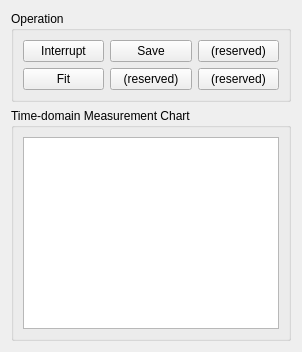
       <widget class="QWidget" name="tabODMRTime">
        <attribute name="title">
         <string>Time-domain Detecting</string>
        </attribute>
        <layout class="QVBoxLayout" name="verticalLayout_3">
         <item>
          <widget class="QGroupBox" name="groupBoxODMRTimeChartOperation">
           <property name="title">
            <string>Operation</string>
           </property>
           <layout class="QGridLayout" name="gridLayout_16">
            <item row="0" column="0">
             <widget class="QPushButton" name="pushButtonODMRTimeInterreupt">
              <property name="text">
               <string>Interrupt</string>
              </property>
             </widget>
            </item>
            <item row="0" column="1">
             <widget class="QPushButton" name="pushButtonODMRTimeSave">
              <property name="text">
               <string>Save</string>
              </property>
             </widget>
            </item>
            <item row="0" column="2">
             <widget class="QPushButton" name="pushButton_11">
              <property name="text">
               <string>(reserved)</string>
              </property>
             </widget>
            </item>
            <item row="1" column="0">
             <widget class="QPushButton" name="pushButtonODMRTimeFit">
              <property name="text">
               <string>Fit</string>
              </property>
             </widget>
            </item>
            <item row="1" column="1">
             <widget class="QPushButton" name="pushButton_12">
              <property name="text">
               <string>(reserved)</string>
              </property>
             </widget>
            </item>
            <item row="1" column="2">
             <widget class="QPushButton" name="pushButton_14">
              <property name="text">
               <string>(reserved)</string>
              </property>
             </widget>
            </item>
           </layout>
          </widget>
         </item>
         <item>
          <widget class="QGroupBox" name="groupBoxODMRTimeChart">
           <property name="title">
            <string>Time-domain Measurement Chart</string>
           </property>
           <layout class="QGridLayout" name="gridLayout_14">
            <item row="0" column="0">
             <widget class="QtCharts::QChartView" name="chartviewODMRTime"/>
            </item>
           </layout>
          </widget>
         </item>
        </layout>
       </widget>
